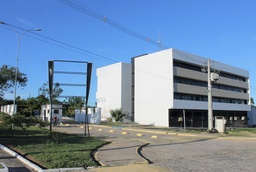
#> input picture img/ci.jpeg, 256 x 172 px, shrunk from 748 x 503 before the run, given in place of ci.png, which was not available
$ python NEGATIVE.py
#> lines starting #> are read from the running program, lines starting #| are printed output that depends on the picture; pictures that were not available may be replaced by others from this repository, and a replacement may not be noted
from PIL import Image
import numpy as np
from matplotlib import pyplot as plt

def imagemArray(imagem):  # Transforma a imagem em array
    return np.asarray(imagem)

def exibe(imagem_resultante,title): #Definida uma função para exibição das imagens resultantes
  plt.title(title) #Coloca título na imagem
  plt.imshow(imagem_resultante) #Usado comando plt.imshow para transformar matriz ou array em imagem
  plt.show() #Plota a imagem

def checar255(x):
    x = np.rint(x)
    if x > 255:
        return 255
    elif x < 0:
        return 0
    return x

def negativeRGB(imagemRGB, largura, altura):
    imagemRGB = imagemRGB.astype(int)
    for h in range(altura):
        for w in range(largura):
            r, g, b = imagemRGB[h][w]
            r = 255 - r
            g = 255 - g
            b = 255 - b
            imagemRGB[h][w] = [r, g, b]
    imagemRGB = np.uint8(imagemRGB)
    return imagemRGB

#  CONVERSÃO RGB - YIQ com Y negativo -------------------------------------------------------------


def RGBYIQ(imagemRGB, largura, altura):  # Converte a imagem de RGB para YIQ

    # Copia a imagem e transforma array em float para os calculos de conversão
    imagemYIQ = imagemRGB.copy()
    imagemYIQ = imagemYIQ.astype(float)

    for h in range(altura):
        for w in range(largura):
            r, g, b = imagemRGB[h][w]
            y = 0.299*r + 0.587*g + 0.114*b
            i = 0.596*r - 0.274*g - 0.322*b
            q = 0.211*r - 0.523*g + 0.312*b
            imagemYIQ[h][w] = [y, i, q]

    # negative of Y channel
    for h in range(altura):
        for w in range(largura):
            y, i, q = imagemYIQ[h][w]
            y = 255 - y
            imagemYIQ[h][w] = [y, i, q]

    return imagemYIQ

# --------------------------------- CONVERSÃO YIQ - RGB --------------------------------------------

def converterYIQRGB(y, i, q): # Converte a imagem de YIQ para RGB
    r = int(1.000*y + 0.956*i + 0.621*q)
    g = int(1.000*y - 0.272*i - 0.647*q)
    b = int(1.000*y - 1.106*i + 1.703*q)
    return checar255(r), checar255(g), checar255(b)

def YIQRGB(imagemYIQ, largura, altura):
    # Convertendo imagem para int (arrendondando)
    imagemRGB = imagemYIQ.astype(int)

    for h in range(altura):
        for w in range(largura):
            y, i, q = imagemYIQ[h][w]
            r, g, b = converterYIQRGB(y, i, q)
            imagemRGB[h][w] = [r, g, b]

    imagemRGB = np.uint8(imagemRGB) # Convertendo imagem para uint8
    return imagemRGB
# --------------------------------- MAIN -----------------------------------------------------------

# --------------------------------- ORIGINAL -------------------------------------------------------
imagemOriginal = Image.open('ci.png')
#> imagemOriginal is the input picture: PIL image 256x172 RGB; mean R, G, B 114.3, 138.8, 167.6
arrayOriginal = imagemArray(imagemOriginal)
larguraOriginal, alturaOriginal = imagemOriginal.size
#> larguraOriginal = 256; alturaOriginal = 172

# --------------------------------- RGB ------------------------------------------------------------
arrayModificada = RGBYIQ(arrayOriginal, larguraOriginal, alturaOriginal)
#> after the loop in RGBYIQ, `for h in range(altura):`:
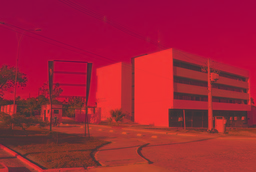
#> imagemYIQ: shape (172, 256, 3) float64; mean R, G, B 134.7, -23.9, 3.8; drawn with min black and max white
#> after the loop in RGBYIQ, `for h in range(altura):`:
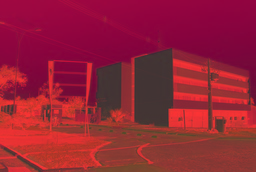
#> imagemYIQ: shape (172, 256, 3) float64; mean R, G, B 120.3, -23.9, 3.8; drawn with min black and max white
imagemModificada = imagemArray(arrayModificada)
exibe(imagemModificada, "Imagem YIQ")
#> in exibe, `plt.show()`:
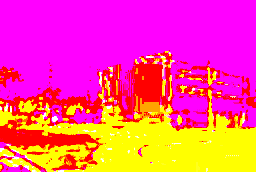
#> shown: shape (172, 256, 3) float64; mean R, G, B 1, 0.282, 0.556

# --------------------------------- YIQ NEGATIVE ---------------------------------------------------
arrayModificada = YIQRGB(arrayModificada, larguraOriginal, alturaOriginal)
#> after the loop in YIQRGB, `for h in range(altura):`:
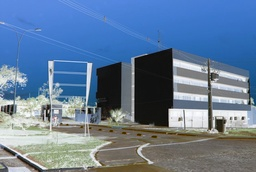
#> imagemRGB: shape (172, 256, 3) int64; mean R, G, B 99.3, 123.8, 152.8
imagemModificada = imagemArray(arrayModificada)
exibe(imagemModificada, "Imagem RGB com canal Y negativo")

# --------------------------------- RGB NEGATIVE ---------------------------------------------------
imagemRGBnegativo = negativeRGB(arrayOriginal, larguraOriginal, alturaOriginal)
#> after the loop in negativeRGB, `for h in range(altura):`:
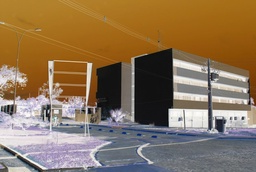
#> imagemRGB: shape (172, 256, 3) int64; mean R, G, B 140.7, 116.2, 87.4
exibe(imagemRGBnegativo, "Imagem RGB negativo")

$ run again, with img/Emboss_example.jpg copied over img/ci.jpeg
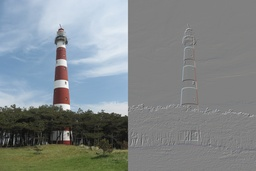
#> input picture img/Emboss_example.jpg, 256 x 171 px, shrunk from 3888 x 2592 before the run, given in place of ci.png, which was not available
#> imagemOriginal is the input picture: PIL image 256x171 RGB; mean R, G, B 129.1, 135.8, 138.1
#> after the loop in RGBYIQ, `for h in range(altura):`:
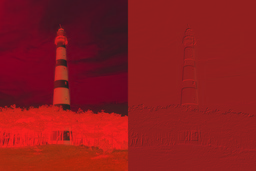
#> imagemYIQ: shape (171, 256, 3) float64; mean R, G, B 120.9, -4.7, -0.7; drawn with min black and max white
#> after the loop in negativeRGB, `for h in range(altura):`:
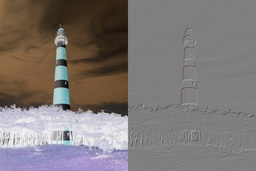
#> imagemRGB: shape (171, 256, 3) int64; mean R, G, B 125.9, 119.2, 116.9
